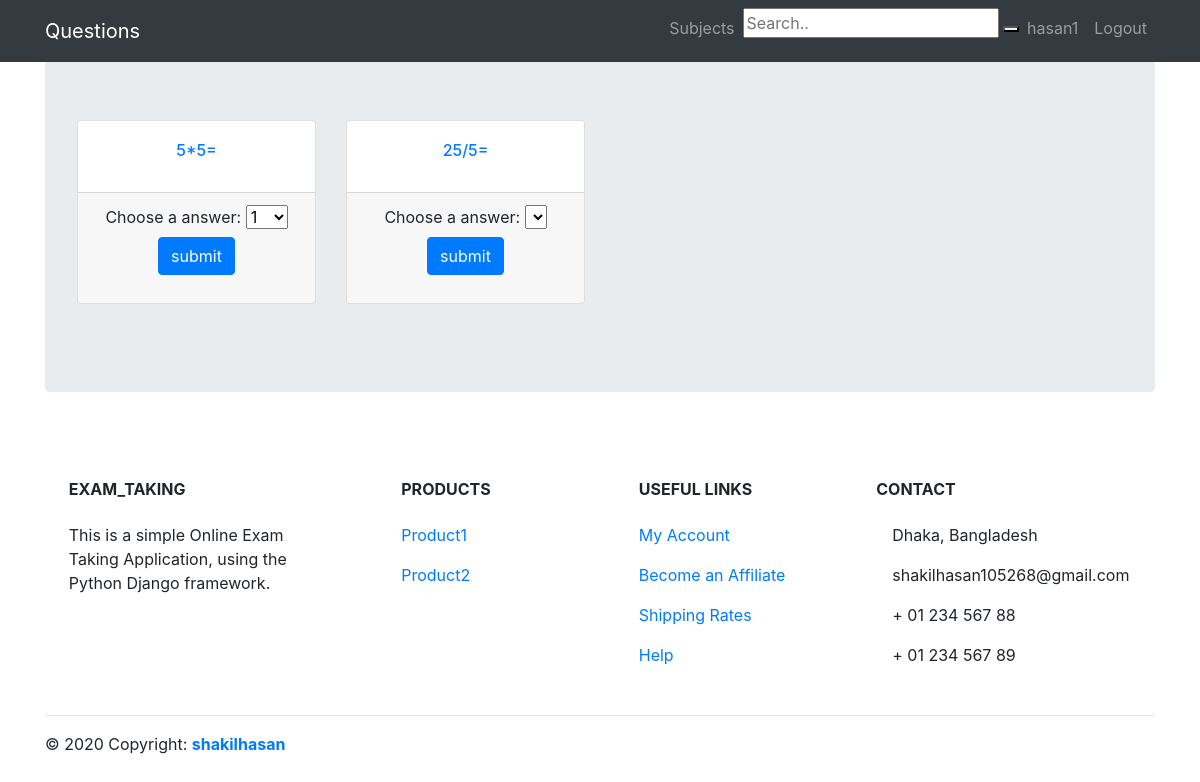
Before: /subject_detail/3/ (signed in) with the older database file.
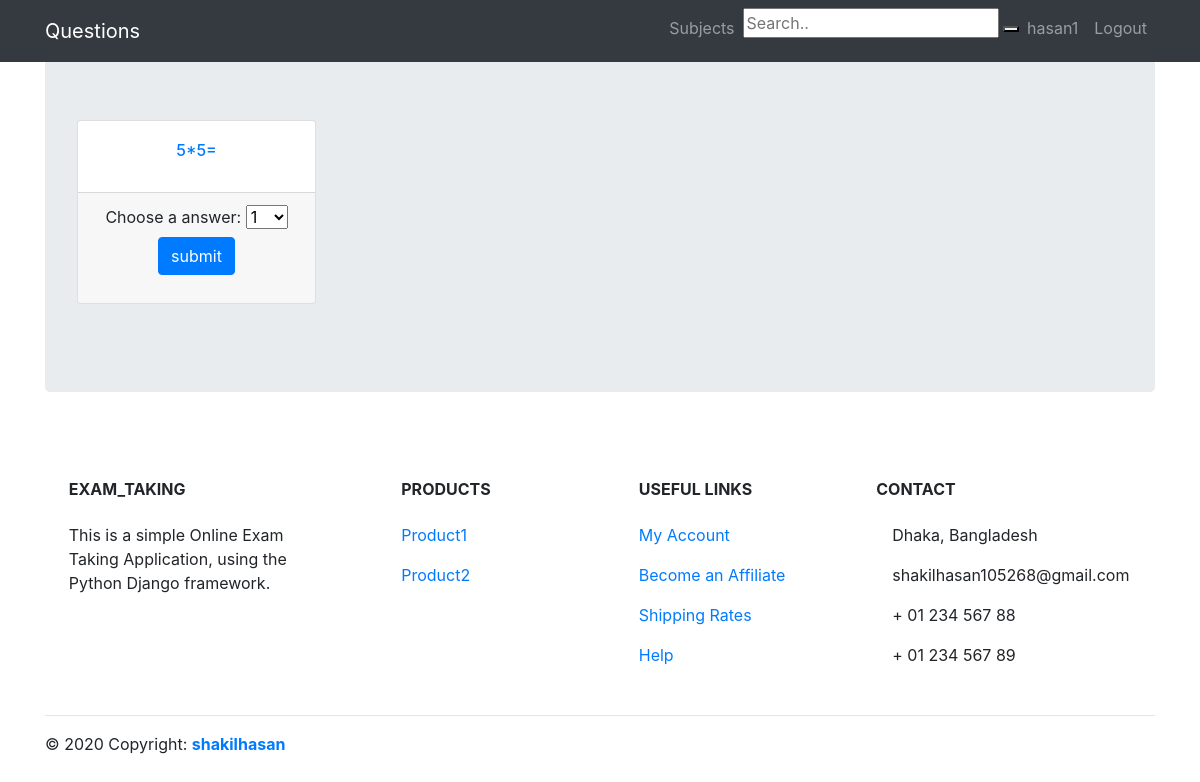
After: the same page with the newer database file.
### exam/models.py (models this page shows, shortened)
class Question(models.Model):
    name = models.CharField(max_length=100, null=True)
    subject = models.ForeignKey(Subject, related_name="subjects", on_delete=models.CASCADE, null=True)
    select = models.BooleanField(default=False)

### exam/views.py (the view)
# urls.py: path('subject_detail/<int:subject_id>/', views.subject_detail, name='subject_detail'),
@login_required(login_url='/login/')
def subject_detail(request,subject_id):
    template = loader.get_template('exam/question_home.html')
    subject = Subject.objects.get(id=subject_id)
    question = Question.objects.filter(subject=subject)
    choices = Choice.objects.order_by('?')
    context = {
    'question':question,
    'choices':choices,
    }
    return HttpResponse(template.render(context, request))

### exam/templates/exam/question_home.html (shortened to what this page needs)
{% extends 'base.html' %}
{% load static %}
{% block content %}
<div class="row text-center">
{% if user.is_authenticated %}
{% if not user.is_superuser %}
{% for question in question %}
  {% if question.select %}
  <div class="col-lg-3 col-md-6 mb-4">
    <div class="card h-100">
      <div class="card-body">
        <a  class="card-title" href="#" ><h6 class="card-title">{{ question.name }}</h6></a>
      </div>
      <div class="card-footer">
        <form  method="post" action="/submission_add/">
            <label for="choice" name="choice">Choose a answer:</label>
            <select id="choice" name="choice" >
              {% for choice in choices %}
              {% if choice.question == question %}
              <option value={{ choice.id }}>{{ choice.name }}</option>
              {% endif %}
              {% endfor %}
          </select><br>
            <input type="submit" name="submit" value="submit" class="btn btn-primary"><br>
        </form>
      </div>
    </div>
  </div>
  {% endif %}
{% endfor %}
{% endif %}
{% endif %}
</div>
{% endblock %}

### templates/base.html (shortened to what this page needs)
{% load static %}
<html>
   <head>
   {% load staticfiles %}
      <link href="{% static 'css/bootstrap.min.css' %}" rel="stylesheet">
      <link rel="stylesheet" href="{% static 'css/style.css' %}">
   </head>
   <body>
         <div class="page-header page-header-custom " >
            <h1 class="text-center">Exam_Taking</h1>
         </div>
<nav class="navbar navbar-expand-sm bg-dark navbar-dark fixed-top"  >
  <div class="container">
  <a class="navbar-brand" href="{% url 'question_home' %}">Questions</a>
  <div class="collapse navbar-collapse" id="navbarResponsive">
  <ul class="navbar-nav ml-auto">
    {% if user.is_authenticated %}
    <li class="nav-item">
      <a class="nav-link" href="{% url 'subject_home' %}">Subjects</a>
    </li>
    <li class="nav-item">
      <form method="post" action="/" enctype="multipart/form-data">
        <input type="text" placeholder="Search.." name="search">
        <button type="submit"></button>
      </form>
    </li>
    <li class="nav-item">
      <a class="nav-link" >{{user.username}}</a>
    </li>
    <li class="nav-item">
      <a class="nav-link" href="{% url 'logout' %}" >Logout</a>
    </li>
    {% endif %}
  </ul>
</div>
</div>
</nav>
<div class="container">
      <div class="jumbotron">
         {% block content %}
         {% endblock %}
      </div>
</div>
<footer class="page-footer font-small mdb-color pt-4">
  <div class="container text-center text-md-left">
    <div class="row text-center text-md-left mt-3 pb-3">
      <div class="col-md-3 col-lg-3 col-xl-3 mx-auto mt-3">
        <h6 class="text-uppercase mb-4 font-weight-bold">Exam_Taking</h6>
        <p>This is a simple Online Exam Taking Application, using the Python Django framework.</p>
      </div>
      <div class="col-md-2 col-lg-2 col-xl-2 mx-auto mt-3">
        {% if user.is_superuser %}
        <h6 class="text-uppercase mb-4 font-weight-bold">APIs</h6>
        <p>  <a href="{% url 'question_api' %}">Question_Api</a>  </p>
        <p>  <a id="api_v1_question" href="#">Api_v1_Question</a>  </p>
        {% else %}
        <h6 class="text-uppercase mb-4 font-weight-bold">Products</h6>
        <p>  <a href="#">Product1</a>  </p>
        <p>  <a href="#">Product2</a>  </p>
        {% endif %}
      </div>
      <div class="col-md-3 col-lg-2 col-xl-2 mx-auto mt-3">
        <h6 class="text-uppercase mb-4 font-weight-bold">Useful links</h6>
        <p>  <a href="#!">My Account</a>  </p>
        <p>  <a href="#!">Become an Affiliate</a>  </p>
        <p>  <a href="#!">Shipping Rates</a>  </p>
        <p>  <a href="#!">Help</a></p>
      </div>
      <div class="col-md-4 col-lg-3 col-xl-3 mx-auto mt-3">
        <h6 class="text-uppercase mb-4 font-weight-bold">Contact</h6>
        <p> Dhaka, Bangladesh</p>
        <p> shakilhasan105268@gmail.com</p>
        <p>   + 01 234 567 88</p>
        <p>   + 01 234 567 89</p>
      </div>
    </div>
    <hr>
    <div class="row d-flex align-items-center">
      <div class="col-md-7 col-lg-8">
        <p class="text-center text-md-left">© 2020 Copyright:  <a href="#">  <strong>shakilhasan</strong></a>  </p>
      </div>
      <div class="col-md-5 col-lg-4 ml-lg-0">
        <div class="text-center text-md-right">
          <ul class="list-unstyled list-inline">
            <li class="list-inline-item">
              <a class="btn-floating btn-sm rgba-white-slight mx-1">
              </a>
            </li>
            <li class="list-inline-item">
              <a class="btn-floating btn-sm rgba-white-slight mx-1">
              </a>
            </li>
            <li class="list-inline-item">
              <a class="btn-floating btn-sm rgba-white-slight mx-1">
              </a>
            </li>
            <li class="list-inline-item">
              <a class="btn-floating btn-sm rgba-white-slight mx-1">
              </a>
            </li>
          </ul>
        </div>
      </div>
    </div>
  </div>
</footer>
    </body>
</html>

Changed rows visible on the page:
removed Question: name "25/5="
